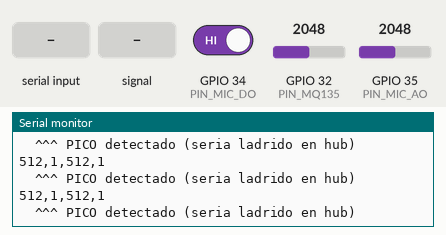
Recording of a sketch running on a simulated ESP32. Parts: the last lines printed to the serial monitor. Inputs (shaded band) come from the test bench; at power-on: GPIO 32 (PIN_MQ135) = 2048, GPIO 35 (PIN_MIC_AO) = 2048, GPIO 34 (PIN_MIC_DO) HIGH (analog values on the 0–4095 scale).

Above: at 1.7 s.
1.8 s: "+" received over Serial
3.4 s: GPIO 35 (PIN_MIC_AO) fed a 200 Hz sine of ±327 counts around its level
4.9 s: GPIO 32 (PIN_MQ135) set to 2866
At 5.09 s:
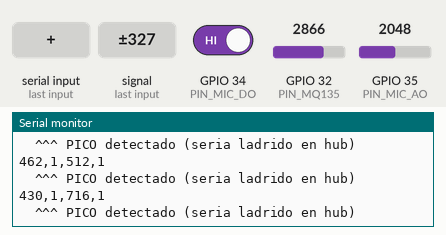
6.4 s: GPIO 35 (PIN_MIC_AO) set to 2866
At 6.5 s:
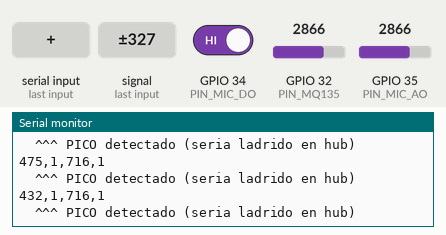
7.9 s: GPIO 34 (PIN_MIC_DO) driven LOW
9.4 s: GPIO 35 (PIN_MIC_AO) fed a 1000 Hz sine of ±1023 counts around its level
Timing chart, 0 to 11.9 s (numbered marks = the images above; inputs shaded):
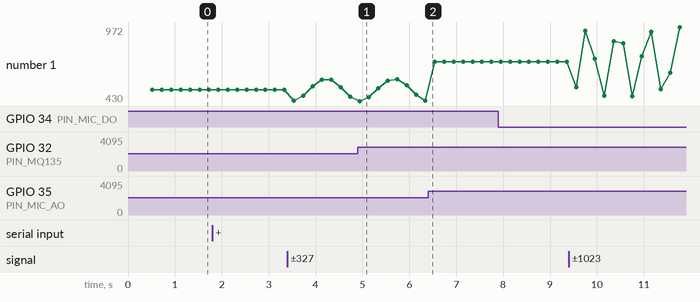

Measured:
- after the input at 4.9 s, the serial monitor: prints a new line at once (image 1)
- plotted number 1: 512 → 462 after the input at 3.4 s, 716 → 972 after the input at 9.4 s

The sketch:

test_sensors.ino
```cpp
/*
 * test_sensors.ino — Lectura cruda de mic + MQ135 (ESP32 dev)
 *
 * Sin WiFi. Solo verifica cableado y umbrales en Monitor Serial (115200).
 *
 * Pines (mismos que robot_hub/):
 *   Mic DO  → GPIO 34
 *   Mic AO  → GPIO 35
 *   MQ135   → GPIO 32
 *
 * Comandos serial:
 *   t = mostrar umbrales
 *   + = subir UMBRAL_PICO (+10)
 *   - = bajar UMBRAL_PICO (-10)
 */

const int PIN_MIC_DO   = 34;
const int PIN_MIC_AO   = 35;
const int PIN_MQ135    = 32;

int umbralPico = 200;
const int INTERVALO_MS = 200;

void imprimirBanner() {
  Serial.println();
  Serial.println(F("=== DEBUG: test_sensors ==="));
  Serial.println(F("Pines:"));
  Serial.printf("  Mic DO  -> GPIO %d\n", PIN_MIC_DO);
  Serial.printf("  Mic AO  -> GPIO %d (ADC)\n", PIN_MIC_AO);
  Serial.printf("  MQ135   -> GPIO %d (ADC)\n", PIN_MQ135);
  Serial.printf("  Umbral mic AO: %d  (escala 10-bit, igual que senores_example.ino)\n", umbralPico);
  Serial.println(F("Salida CSV: mic_ao,mic_do,mq135,trigger"));
  Serial.println(F("Comandos: t=umbrales  +=subir  -=bajar umbral"));
  Serial.println();
}

bool esPico(int micAo, int micDo, int mq135) {
  if (micAo <= 5 && mq135 <= 5) return false;
  if (micAo > umbralPico) return true;
  if (micAo > 30 && micDo == LOW) return true;
  return false;
}

void setup() {
  Serial.begin(115200);
  delay(500);
  analogReadResolution(10);  // Igual escala que senores_example.ino en Arduino UNO
  pinMode(PIN_MIC_DO, INPUT);
  imprimirBanner();
}

void loop() {
  if (Serial.available()) {
    char c = Serial.read();
    if (c == 't' || c == 'T') {
      imprimirBanner();
    } else if (c == '+') {
      umbralPico += 10;
      Serial.printf("[CFG] Umbral mic AO = %d\n", umbralPico);
    } else if (c == '-') {
      umbralPico = max(0, umbralPico - 10);
      Serial.printf("[CFG] Umbral mic AO = %d\n", umbralPico);
    }
  }

  int micAo   = analogRead(PIN_MIC_AO);
  int micDo   = digitalRead(PIN_MIC_DO);
  int mq135   = analogRead(PIN_MQ135);
  int trigger = esPico(micAo, micDo, mq135) ? 1 : 0;

  Serial.printf("%d,%d,%d,%d\n", micAo, micDo, mq135, trigger);

  if (trigger) {
    Serial.println(F("  ^^^ PICO detectado (seria ladrido en hub)"));
  }

  delay(INTERVALO_MS);
}
```
